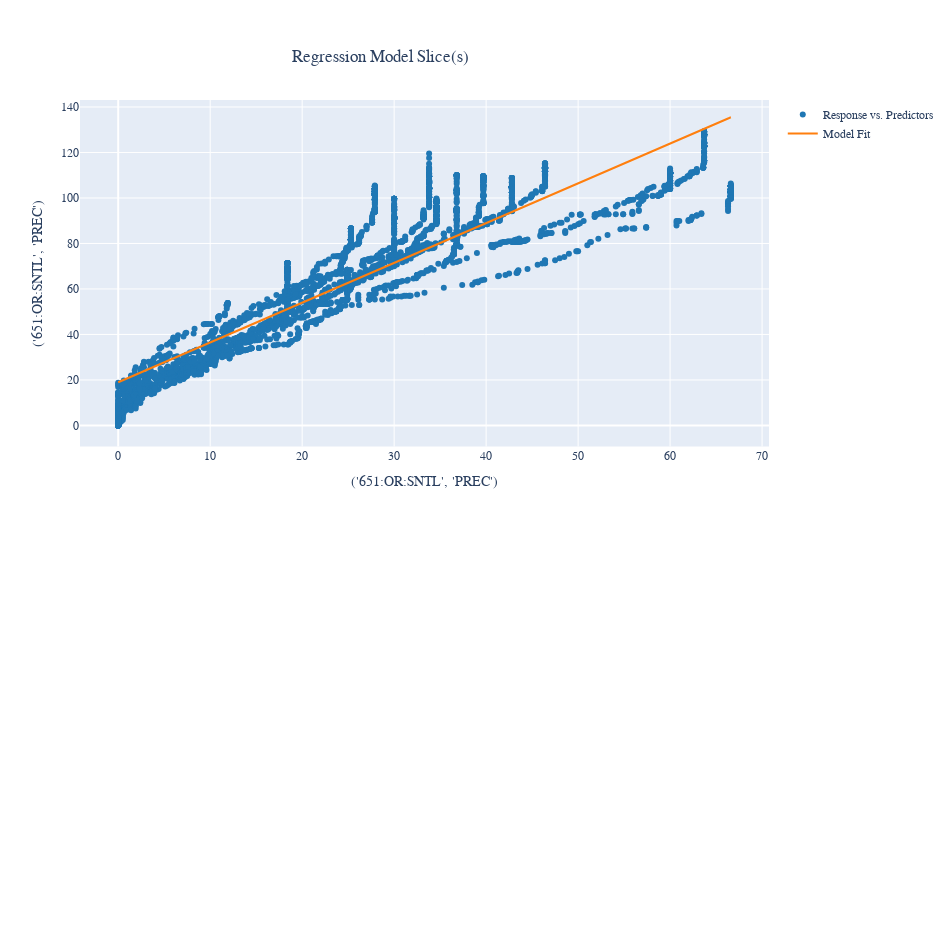

Notebook source saved alongside this figure:
### Code cell
apple.modelfit_fig

### Figure 1 — Plotly figure (JSON) as saved in the notebook; plotly's stock layout.template omitted (floating-point values rounded to 4 significant figures; data arrays with more than 128 entries replaced by an {"elided": "..."} marker saying what was removed)
{"data": [{"hovertext": {"elided": "5232 str values"}, "marker": {"color": "#1f77b4"}, "mode": "markers", "name": "Response vs. Predictors", "type": "scatter", "x": {"elided": "5232 float values"}, "xaxis": "x", "y": {"elided": "5232 float values"}, "yaxis": "y"}, {"hovertext": {"elided": "5232 str values"}, "marker": {"color": "#ff7f0e"}, "mode": "lines", "name": "Model Fit", "type": "scatter", "x": {"elided": "5232 float values"}, "xaxis": "x", "y": {"elided": "5232 float values"}, "yaxis": "y"}], "layout": {"font": {"family": "Courier New, monospace", "size": 12}, "height": 950, "showlegend": true, "title": {"text": "Regression Model Slice(s)", "x": 0.4, "xanchor": "center", "yanchor": "top"}, "width": 950, "xaxis": {"anchor": "y", "domain": [0, 1], "title": {"text": "('651:OR:SNTL', 'PREC')"}}, "xaxis2": {"anchor": "y2", "domain": [0, 1]}, "yaxis": {"anchor": "x", "domain": [0.55, 1], "title": {"text": "('651:OR:SNTL', 'PREC')"}}, "yaxis2": {"anchor": "x2", "domain": [0, 0.45]}}}
